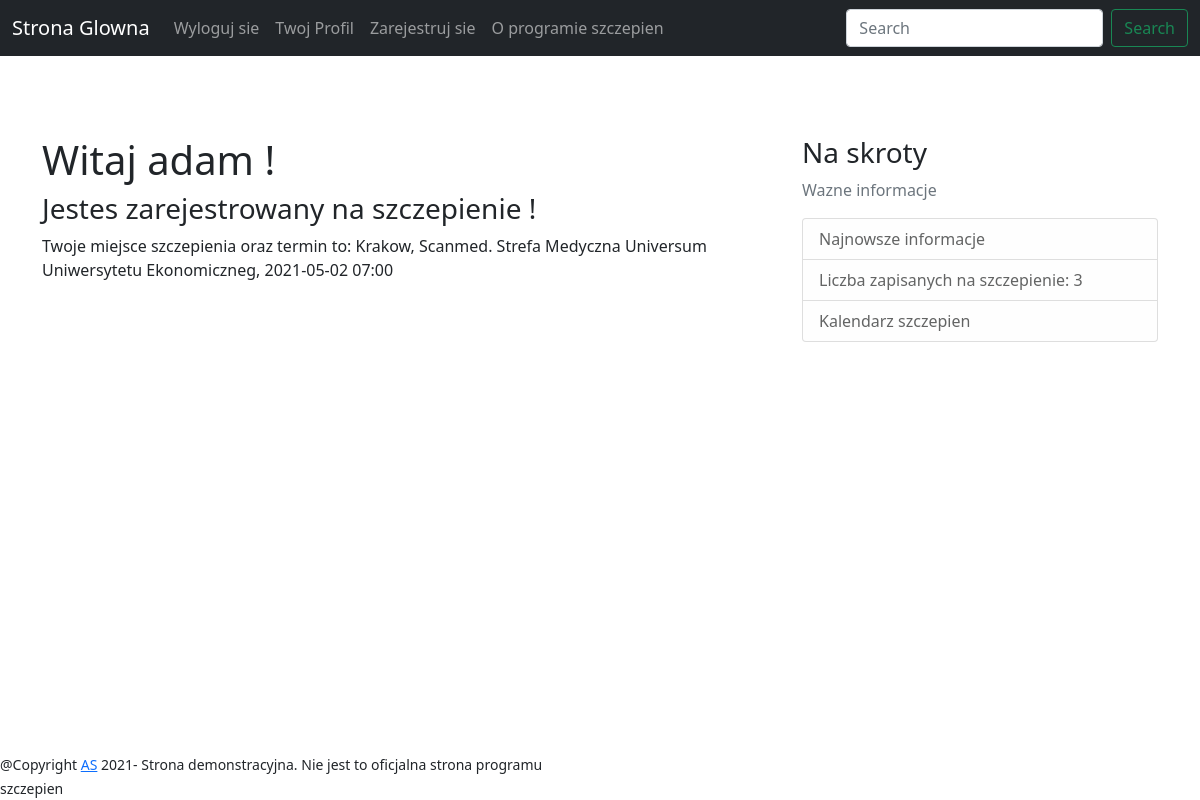
The page /profile/ (signed in) on the database its author committed.
### account/models.py (models this page shows, shortened)
class Account(AbstractBaseUser):
	email = models.EmailField(verbose_name="email", max_length=60, unique=True)
	user_submission = models.BooleanField(default=False)
	username = models.CharField(max_length=30, unique=True)
	date_joined	= models.DateTimeField(verbose_name='date joined', auto_now_add=True)
	last_login = models.DateTimeField(verbose_name='last login', auto_now=True)
	is_admin = models.BooleanField(default=False)
	is_active = models.BooleanField(default=True)
	is_staff = models.BooleanField(default=False)
	is_superuser = models.BooleanField(default=False)
	USERNAME_FIELD = 'email'
	REQUIRED_FIELDS = ['username']
	objects = MyAccountManager()

### place_sub/models.py (models this page shows)
class Place_sub(models.Model):
    place_id = models.ForeignKey(Place, on_delete=models.CASCADE)
    sub_id = models.OneToOneField(Submission, on_delete=models.CASCADE)
    date_time = models.DateTimeField()
    def __str__(self):
        return f'{self.place_id.city}, {self.place_id.place_name}, {self.date_time}'

### place/models.py (models this page shows, shortened)
class Place(models.Model):
    place_name = models.CharField(max_length=60, null=True)
    adress = models.CharField(max_length=60, null=True)
    city = models.ForeignKey(City, on_delete=models.CASCADE)
    website = models.CharField(max_length=200, null=True)

### city/models.py (models this page shows)
class City(models.Model):
    city_name = models.CharField(max_length=60, null=False)
    def __str__(self):
        return f'{self.city_name}'

### account/views.py (the view)
# urls.py: path('profile/', profile_view, name="profile"),
@login_required
def profile_view(request):
    place_text = None
    if request.user.user_submission:
        submission = Submission.objects.filter(user=request.user).get()
        place_text = Place_sub.objects.filter(sub_id=submission).get()
    context = {
        "place_text": place_text,
        "submission_num": Submission.objects.count()
    }
    return render(request, "account/profile.html", context)

### account/templates/account/profile.html (shortened to what this page needs)
{% extends "account/base.html" %}
{% block content %}
    <div class="panel-heading">
          <h1> Witaj {{ user.username }} ! </h1>
    </div>
    {% if user.user_submission %}
        <h3> Jestes zarejestrowany na szczepienie ! </h3>
        <p> Twoje miejsce szczepienia oraz termin to: {{ place_text|cut:":00+00:00" }} </p>
    {% endif %}
{% endblock %}

### rows shown on the page
Account: username "adam"
Place_sub: place_id+date_time "Krakow, Scanmed. Strefa Medyczna Universum Uniwersytetu Ekonomiczneg, 2021-05-02 07:00"

### other values the page prints
{{ submission_num }} "3"
